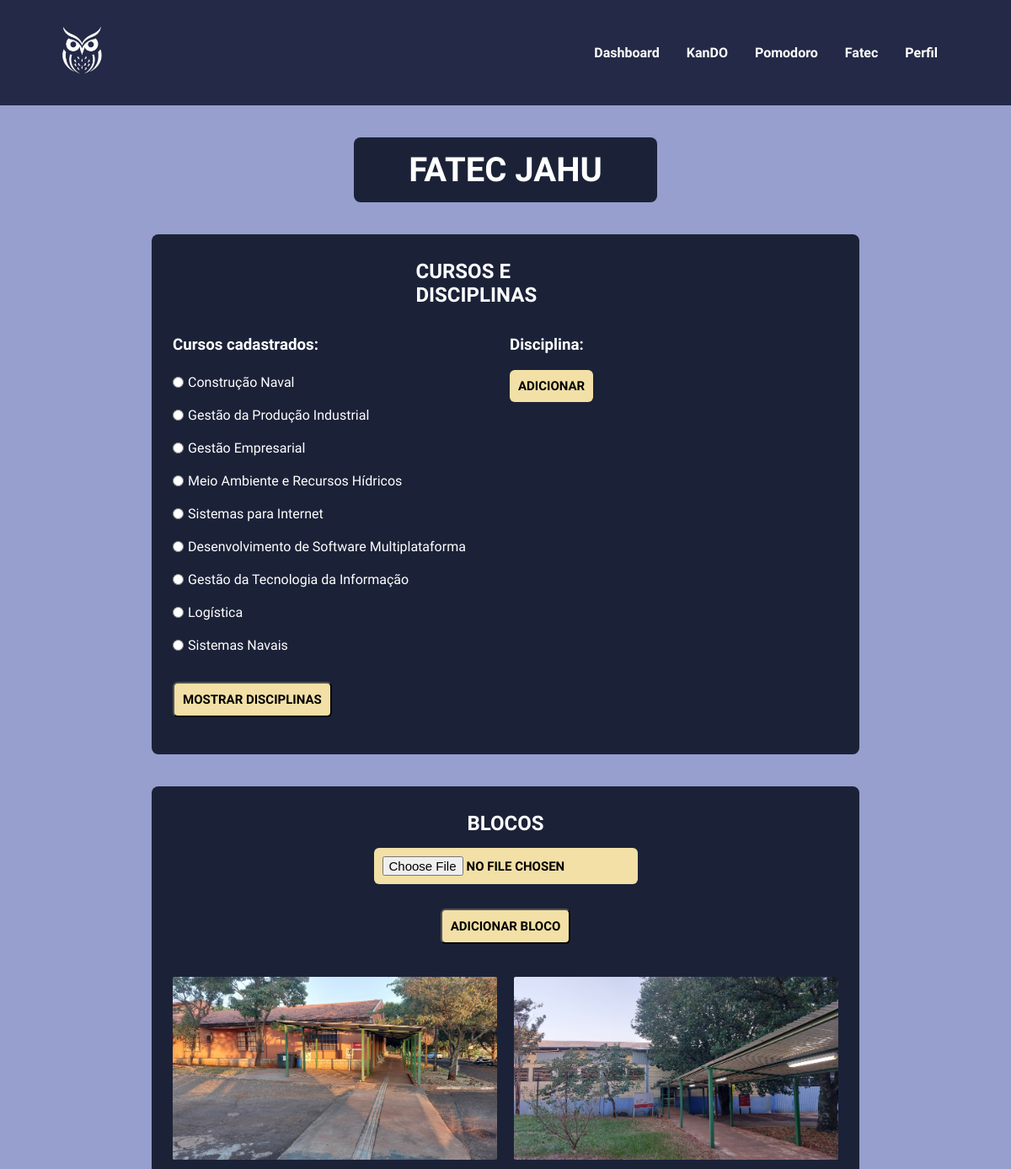
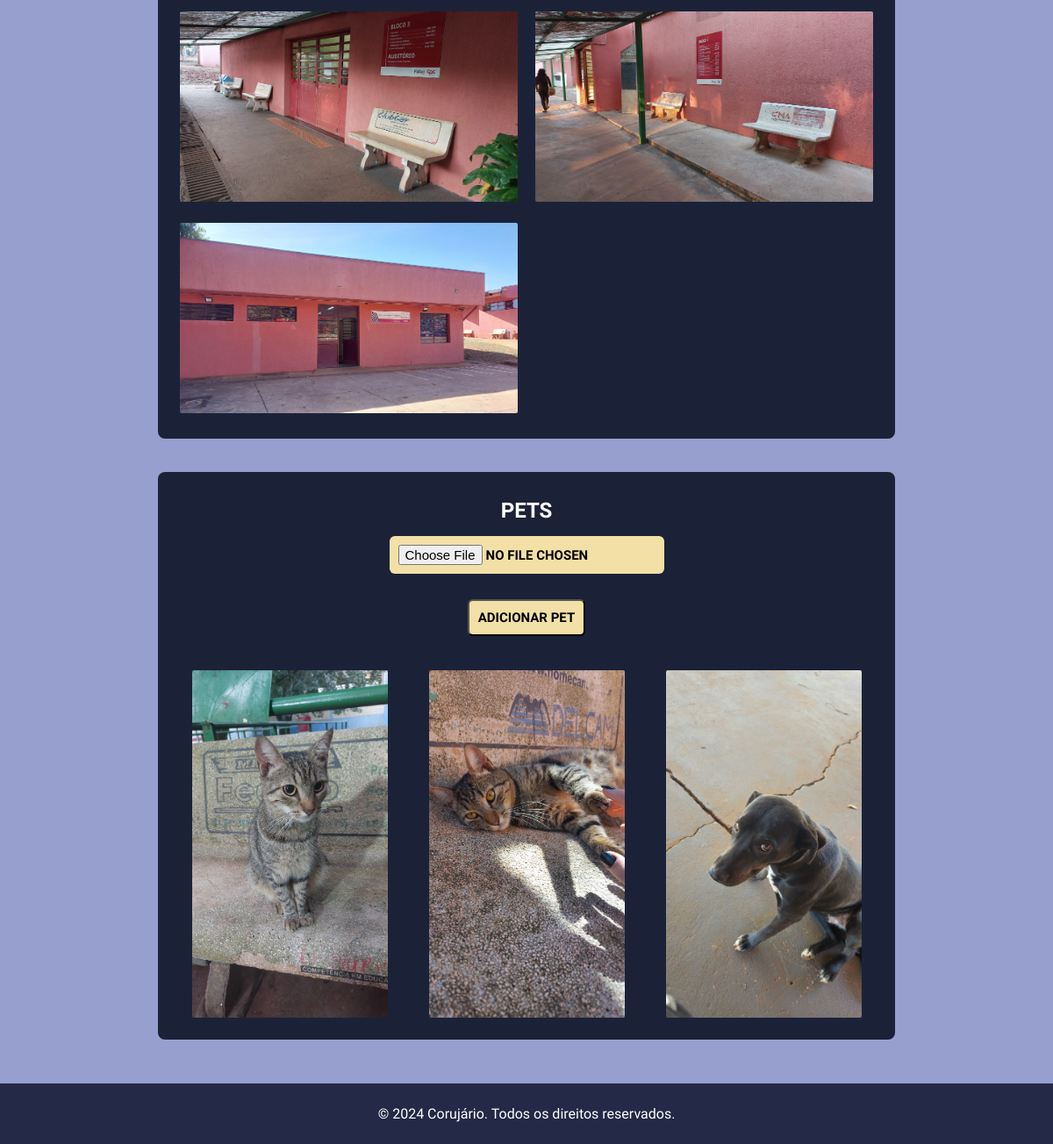
Screenshot of /view/pageFatecAdmin.php (signed in) with the database file from the repository (2 pictures, top to bottom).
### tables this page shows
CREATE TABLE `cursos` (
  `idcurso` int(11) NOT NULL,
  `nome` varchar(255) NOT NULL
);

CREATE TABLE `blocos` (
  `idbloco` int(11) NOT NULL,
  `nome` varchar(100) NOT NULL
);

CREATE TABLE `pet` (
  `idpet` int(11) NOT NULL,
  `nome` varchar(80) NOT NULL
);

### model/conexao.class.php (called while the page is built)
<?php
	abstract class Conexao
	{
		public function __construct(protected $db = null)
		{
			$parametros = "mysql:host=localhost;dbname=dbcorujario;";
			try
			{
				$this->db = new PDO($parametros, "root", "");
			}
			catch(PDOException $e)
			{
				echo $e->getMessage();
				echo $e->getCode();
				die();
			}
		}
	}
?>

### model/cursoDAO.class.php (called while the page is built, shortened)
<?php
	class cursoDAO extends Conexao
	{
		public function buscar_todos()
		{
			$sql = "SELECT * FROM cursos";
			try
			{
				$stm = $this->db->prepare($sql);
				$stm->execute();
				$this->db = null;
				return $stm->fetchAll(PDO::FETCH_OBJ);
			}
			catch(PDOException $e)
			{
				echo $e->getMessage();
				echo $e->getCode();
				die();
			}
		}
	}
?>

### model/blocosDAO.class.php (called while the page is built, shortened)
<?php
	class blocosDAO extends Conexao
	{
		public function buscar_todos()
		{
			$sql = "SELECT * FROM blocos";
			$stm = $this->db->prepare($sql);
			$stm->execute();
			$this->db = null;
			return $stm->fetchAll(PDO::FETCH_OBJ);
		}
	}
?>

### model/petDAO.class.php (called while the page is built, shortened)
<?php
	class petDAO extends Conexao
	{
		public function buscar_todos()
		{
			$sql = "SELECT * FROM pet";
			$stm = $this->db->prepare($sql);
			$stm->execute();
			$this->db = null;
			return $stm->fetchAll(PDO::FETCH_OBJ);
		}
	}
?>

### view/pageFatecAdmin.php (the view, shortened to what this page needs)
<?php
require_once "header.php";
require_once "../model/conexao.class.php";
require_once "../model/blocosDAO.class.php";
require_once "../model/cursoDAO.class.php";
require_once "../model/petDAO.class.php";
$curso = new Curso();
$cursoDAO = new cursoDAO();
$ret = $cursoDAO -> buscar_todos($curso);
?>
    <h1 class="border">Fatec Jahu</h1>
    <div class="container">
        <div class="content">
            <h2 class="border">Cursos e Disciplinas</h2>
            <br>
            <div class="infos">
                <div class="cursos">
                <form method="POST" action="">
                    <h3 class="title">Cursos cadastrados: </h3>
                    <br>
                    <div class="center_colunm">
                        <?php
                            foreach($ret as $dado)
                            {
                                if(isset($_POST["curso"]) && $_POST["curso"] == $dado->idcurso)
                                {
                                    echo "<div class='align_row'>";
                                    echo "<input type='radio' value='{$dado->idcurso}' name='curso' id='{$dado->idcurso}'>";
                                    echo "<label for='{$dado->idcurso}'>{$dado->nome}</label> <br>";
                                    echo "</div>";
                                }
                                else
                                {
                                    echo "<div class='align_row'>";
                                    echo "<input type='radio' value='{$dado->idcurso}' name='curso' id='{$dado->idcurso}'>";
                                    echo "<label for='{$dado->idcurso}'>{$dado->nome}</label> <br>";
                                    echo "</div>";
                                }
                            }
                        ?>
                        <br>
                        <input type="submit" class="form-label" value="Mostrar Disciplinas">
                    </div>
                </form>
                </div>
                <div class="disciplinas">
                    <h3 class="title">Disciplina:</h3>
                    <div>
                        <br>
                        <a href="addDisciplina.php"><button>Adicionar</button></a> &nbsp;
                    </div>
                </div>
            </div>
            <br>
        </div>
        <br><br>
        <div class="content">
            <form class="form-control" action="#" method="POST" enctype="multipart/form-data">
                <h2 class="border">Blocos</h2>
                <div class="btn-center">
                    <input type="file" class="form-label" id="blocos" name="bloco_imagem" onchange="mostrarBloco(this)" accept="image/png, image/jpeg">
                </div>
                <div class="btn-center">
                    <input class="form-label" type="submit" value="Adicionar bloco">
                </div>
            </form><br>
            <div>
            <?php
                $blocosDAO = new blocosDAO();
                $bloco = $blocosDAO->buscar_todos();
                foreach($bloco as $dados)
                {
                    echo '<img src="../img-blocos/' . $dados->nome . ' "alt="imagem" class="blocos">';
                }
            ?>
            </div>
        </div>
        <br><br>
        <div class="content">
            <form class="form-control" action="#" method="POST" enctype="multipart/form-data">
                <h2 class="border">Pets</h2>
                <div class="btn-center">
                    <input type="file" class="form-label" id="pets" name="pet_imagem" onchange="mostrarPet(this)" accept="image/png, image/jpeg">
                </div>
                <div class="btn-center">
                    <input class="form-label" type="submit" value="Adicionar pet">
                </div>
            </form><br>
            <div class="center">
            <?php
            $petDAO = new petDAO();
            $pet = $petDAO->buscar_todos();
            foreach($pet as $dados)
            {
                echo '<img src="../img-pets/' . $dados->nome . '"alt="imagem" class="pets">';
            }
            ?>
            </div>
        </div>
    </div>
    <?php require_once "footer.php"; ?>
</body>
</html>

### view/header.php (shortened to what this page needs)
<!DOCTYPE html>
<html lang="pt-br">
<head>
    <link rel="stylesheet" href="css/style.css">
</head>
<body>
    <nav>
        <a href="index.php" class="image"><img src="../images/corujaBrancaFundoTransparente.png" alt="ícone" class="logo"></a>
        <ul>
                <?php
                    if(isset($_SESSION["id"])){
                       echo '<li><a class="nav-link" href="pageDashboard.php">Dashboard</a></li>';
                        echo '<li><a class="nav-link" href="pageKando.php">KanDO</a></li>';
                        echo '<li><a class="nav-link" href="pagePomodoro.php">Pomodoro</a></li>';
                        if (isset($_SESSION["perfil"]) && $_SESSION["perfil"] != 'Aluno') {
                            echo '<li><a class="nav-link" href="pageFatecAdmin.php">Fatec</a></li>';
                        }else{
                            echo '<li><a class="nav-link" href="pageFatec.php">Fatec</a></li>';
                        }
                        echo '<li><a class="nav-link" href="pagePerfil.php">Perfil</a></li>';
                    }
                ?>
        </ul>
    </nav>
</body>
</html>

### view/footer.php (shortened to what this page needs)
<!DOCTYPE html>
<html lang="pt-br">
<head>
</head>
<footer>
    <p>© 2024 Corujário. Todos os direitos reservados.</p>
</footer>

### view/css/style.css (style rules this page uses)
* { text-decoration: none; margin: 0; padding: 0; box-sizing: border-box; font-family: "Jura", sans-serif; font-optical-sizing: auto; font-style: normal; }
html, body { width: 100%; height: 100vh; justify-content: space-between; background-color:#969fcd; }
button { padding: 15px; text-transform: uppercase; text-decoration: none; font-size: 18px; border: none; border-radius: 5px; cursor: pointer; }
a { text-decoration: none; font-weight: bold; }
nav { padding: 1rem; }
.border { background-color: #1b2238; padding: 15px; border-radius: 8px; margin: 0 35%; display: flex; justify-content: center; }

### view/header.php (style rules this page uses)
.logo { width: 25%; }
nav img { width: 15%; margin-left: 35px }
nav { background-color: #232946; display: flex; width: 100%; justify-content: space-between; align-items: center; }
ul { list-style-type: none; display: flex; align-items: center; }
nav ul { display: flex; justify-content: flex-end; margin: 5px; margin-right: 55px }
.image { display: flex; justify-content: unset; }
.nav-link { color: white; text-decoration: none; font-size: 1rem; padding: 8px 16px; border-radius: 5px; transition: background 0.3s; }

### view/pageFatecAdmin.php (style rules this page uses)
h2 { text-transform: uppercase; }
.center { display: flex; align-items: center; justify-content: center; flex-wrap: wrap; }
.center_colunm { display: flex; flex-direction: column; align-items: flex-start; text-align: start; }
.blocos { width: 50%; border-radius: 12px; padding: 10px; }
.pets { width: 30%; border-radius: 12px; padding: 10px; display: inline-flex; justify-content: center; margin: auto; }
h1 { font-size: 40px; text-align: center; font-weight: 800; font-style: normal; color: white; text-transform: uppercase; }
.border { background-color: #1b2238; padding: 15px; border-radius: 8px; margin: 0 35%; display: flex; justify-content: center; color: white; }
button, .form-label { background-color: #F2E0A6; font-weight: 700; font-size: 15px; padding: 10px; border-radius: 6px; color: black; text-transform: uppercase; }
.btn-center { display: flex; justify-content: center; }
.content { background-color: #1b2238; padding: 15px; border-radius: 8px; margin: 0 15%; }
.infos, .title { width: 100%; display: flex; color: white; }
.cursos { width: 50%; margin-left: 10px; align-items: start; }
input, label { padding: 5px; margin-bottom: 10px; }
.disciplinas { width: 50%; display: flex; flex-direction: column; align-items: start; }
.align_row { display: flex; flex-direction: row; }

### view/footer.php (style rules this page uses)
html, body { width: 100%; height: 100vh; display: flex; flex-direction: column; justify-content: space-between; }
footer { text-align: center; bottom: 0; width: 100%; color: #ffff; background-color: #232946; padding: 15px; margin-top: 50px; }
p { padding: 10px; }

### rows the page displays
cursos: nome "Construção Naval"
cursos: nome "Gestão da Produção Industrial"
cursos: nome "Gestão Empresarial"
cursos: nome "Meio Ambiente e Recursos Hídricos"
cursos: nome "Sistemas para Internet"
cursos: nome "Desenvolvimento de Software Multiplataforma"
cursos: nome "Gestão da Tecnologia da Informação"
cursos: nome "Logística"
cursos: nome "Sistemas Navais"
blocos: nome (picture)
blocos: nome (picture)
blocos: nome (picture)
blocos: nome (picture)
blocos: nome (picture)
pet: nome (picture)
pet: nome (picture)
pet: nome (picture)
